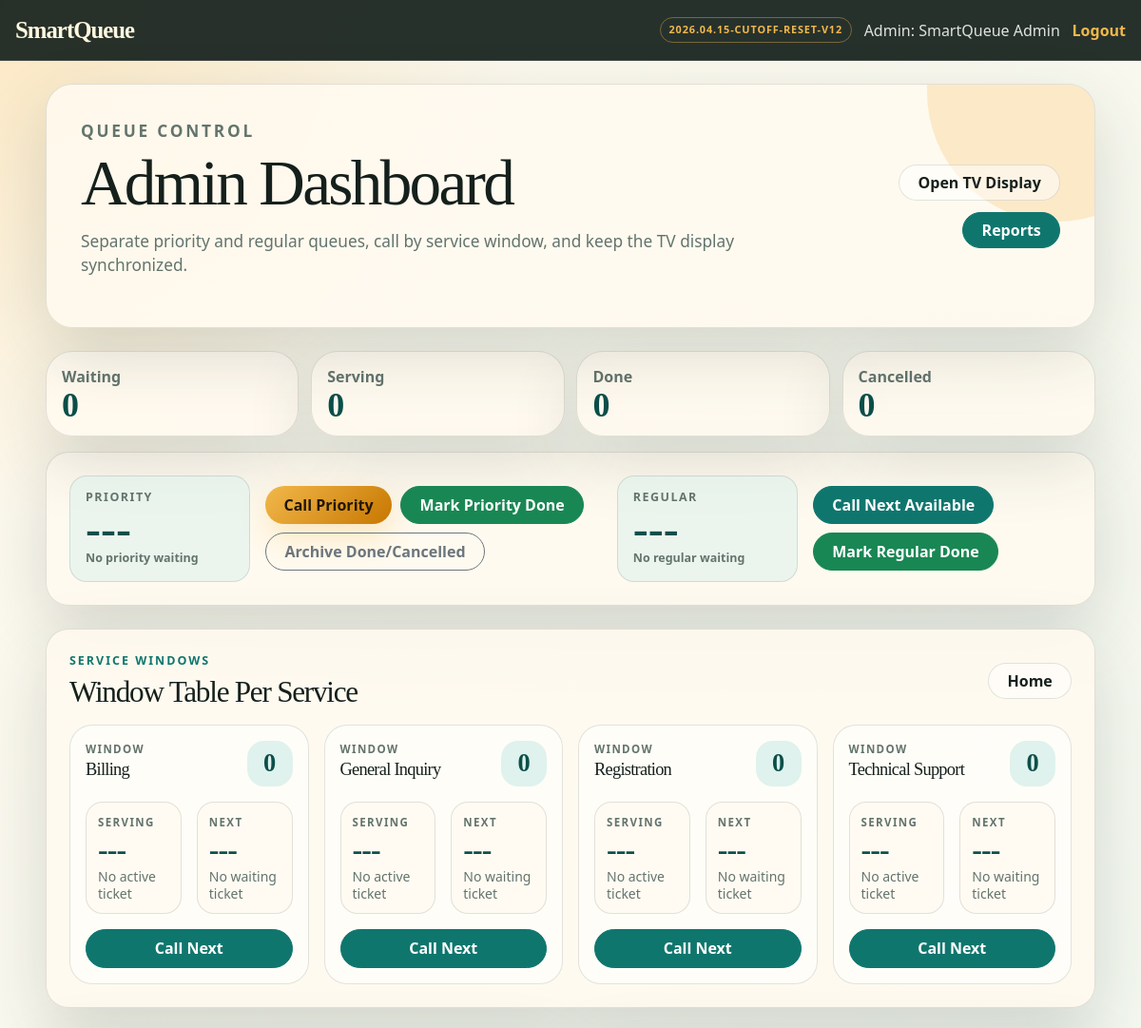
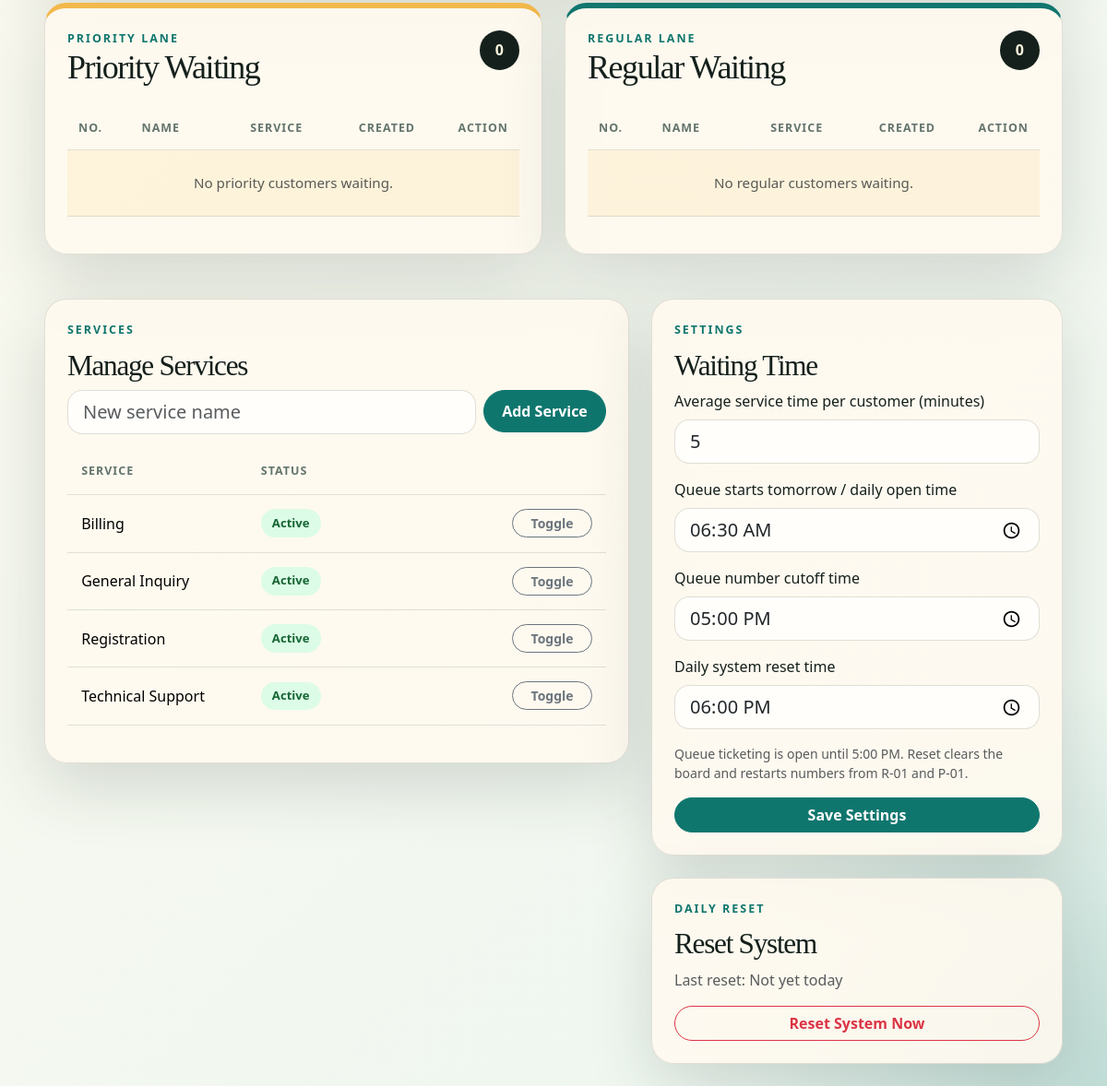
Page /admin_dashboard.php (signed in) on the committed database (2 pictures, top to bottom).
### tables this page shows
CREATE TABLE IF NOT EXISTS services (
    id INT AUTO_INCREMENT PRIMARY KEY,
    service_name VARCHAR(120) NOT NULL UNIQUE,
    status ENUM('active', 'inactive') NOT NULL DEFAULT 'active',
    created_at TIMESTAMP NOT NULL DEFAULT CURRENT_TIMESTAMP,
    updated_at TIMESTAMP NOT NULL DEFAULT CURRENT_TIMESTAMP ON UPDATE CURRENT_TIMESTAMP
);

CREATE TABLE IF NOT EXISTS settings (
    id INT PRIMARY KEY,
    avg_service_time INT NOT NULL DEFAULT 5,
    last_regular_number INT NOT NULL DEFAULT 0,
    last_priority_number INT NOT NULL DEFAULT 0,
    queue_open_time TIME NOT NULL DEFAULT '06:30:00',
    queue_cutoff_time TIME NOT NULL DEFAULT '17:00:00',
    daily_reset_time TIME NOT NULL DEFAULT '18:00:00',
    last_daily_reset_date DATE NULL,
    updated_at TIMESTAMP NOT NULL DEFAULT CURRENT_TIMESTAMP ON UPDATE CURRENT_TIMESTAMP
);

### admin_dashboard.php (the view, shortened to what the rows shown need)
<?php
include 'config.php';
include 'functions.php';
$isAdminUser = isAdmin();
$avgServiceTime = (int) getSetting($conn, 'avg_service_time', 5);
$resetInfo = getQueueResetInfo($conn);
$operatingStatus = getQueueOperatingStatus($conn);
$priorityQueues = getWaitingQueuesByPriority($conn, 'priority');
$serviceWindows = getServiceWindows($conn);
$services = $conn->query('SELECT id, service_name, status FROM services ORDER BY service_name ASC');
function renderWaitingTable($rows, $emptyMessage) {
    ?>
    <div class="table-responsive">
        <table class="table align-middle app-table queue-lane-table">
            <thead>
                <tr>
                    <th>No.</th>
                    <th>Name</th>
                    <th>Service</th>
                    <th>Created</th>
                    <th>Action</th>
                </tr>
            </thead>
        </table>
    </div>
    <?php
}
?>
<!DOCTYPE html>
<html lang="en">
<head>
    <link href="https://cdn.jsdelivr.net/npm/bootstrap@5.3.3/dist/css/bootstrap.min.css" rel="stylesheet">
    <link rel="stylesheet" href="<?= e(asset('style.css')) ?>">
</head>
<body>
<main class="container-fluid admin-shell py-4 px-lg-5" id="queue-workspace">
    <section class="hero-panel admin-hero mb-4">
        <div>
            <h1><?= $isAdminUser ? 'Admin Dashboard' : 'Operator Dashboard' ?></h1>
        </div>
    </section>
    <section class="panel-card mb-4" id="service-windows">
        <div class="d-flex flex-wrap align-items-center justify-content-between gap-2 mb-3">
            <div>
                <h2 class="mb-0">Window Table Per Service</h2>
            </div>
        </div>
        <div class="service-window-grid">
            <?php if (count($serviceWindows) > 0): ?>
                <?php foreach ($serviceWindows as $window): ?>
                    <article class="service-window-card">
                        <div class="service-window-head">
                            <div>
                                <span>Window</span>
                                <h3><?= e($window['service_name']) ?></h3>
                            </div>
                            <strong><?= e($window['waiting_total']) ?></strong>
                        </div>
                        <div class="window-slots">
                            <div>
                                <span>Serving</span>
                                <?php if ($window['serving']): ?>
                                    <strong><?= e(queueTicket($window['serving'])) ?></strong>
                                    <small><?= e($window['serving']['name']) ?></small>
                                <?php else: ?>
                                    <strong>---</strong>
                                    <small>No active ticket</small>
                                <?php endif; ?>
                            </div>
                            <div>
                                <span>Next</span>
                                <?php if ($window['next']): ?>
                                    <strong><?= e(queueTicket($window['next'])) ?></strong>
                                    <small><?= e(priorityLabel($window['next']['priority_type'])) ?></small>
                                <?php else: ?>
                                    <strong>---</strong>
                                    <small>No waiting ticket</small>
                                <?php endif; ?>
                            </div>
                        </div>
                        <form method="POST" class="window-actions">
                            <?php if ($window['serving']): ?>
                                <input type="hidden" name="queue_id" value="<?= e($window['serving']['id']) ?>">
                                <input type="hidden" name="return_anchor" value="service-windows">
                                <button name="action" value="mark_done" class="btn btn-success w-100">Mark Done</button>
                            <?php else: ?>
                                <button name="action" value="call_next_service" class="btn btn-brand w-100">Call Next</button>
                            <?php endif; ?>
                        </form>
                    </article>
                <?php endforeach; ?>
            <?php else: ?>
                <p class="text-muted mb-0">No active services yet. Add services below to create service windows.</p>
            <?php endif; ?>
        </div>
    </section>
    <div class="row g-4 align-items-stretch" id="waiting-lanes">
        <div class="col-xl-6">
            <section class="panel-card queue-lane priority-lane">
                <div class="lane-title">
                    <div>
                        <h2>Priority Waiting</h2>
                    </div>
                </div>
                <?php renderWaitingTable($priorityQueues, 'No priority customers waiting.'); ?>
            </section>
        </div>
        <div class="col-xl-6">
            <section class="panel-card queue-lane regular-lane">
                <div class="lane-title">
                    <div>
                        <h2>Regular Waiting</h2>
                    </div>
                </div>
            </section>
        </div>
    </div>
    <?php if ($isAdminUser): ?>
        <div class="row g-4 mt-4" id="admin-settings">
            <div class="col-lg-7">
                <section class="panel-card">
                    <p class="eyebrow">Services</p>
                    <h2>Manage Services</h2>
                    <form method="POST" class="row g-2 mb-3">
                        <div class="col-md"><input type="text" name="service_name" class="form-control form-control-lg" placeholder="New service name" required></div>
                        <div class="col-md-auto"><button name="action" value="add_service" class="btn btn-brand btn-lg w-100">Add Service</button></div>
                    </form>
                    <div class="table-responsive">
                        <table class="table app-table align-middle">
                            <thead><tr><th>Service</th><th>Status</th><th></th></tr></thead>
                            <tbody>
                                <?php if ($services && $services->num_rows > 0): ?>
                                    <?php while ($service = $services->fetch_assoc()): ?>
                                        <tr>
                                            <td><?= e($service['service_name']) ?></td>
                                            <td><span class="status-pill <?= $service['status'] === 'active' ? 'badge-done' : 'badge-muted' ?>"><?= e(ucfirst($service['status'])) ?></span></td>
                                            <td class="text-end">
                                                <form method="POST" class="m-0">
                                                    <button name="action" value="toggle_service" class="btn btn-sm btn-outline-secondary">Toggle</button>
                                                </form>
                                            </td>
                                        </tr>
                                    <?php endwhile; ?>
                                <?php else: ?>
                                    <tr><td colspan="3" class="text-muted">No services yet.</td></tr>
                                <?php endif; ?>
                            </tbody>
                        </table>
                    </div>
                </section>
            </div>
            <div class="col-lg-5">
                <section class="panel-card">
                    <p class="eyebrow">Settings</p>
                    <h2>Waiting Time</h2>
                    <form method="POST">
                        <label class="form-label">Average service time per customer (minutes)</label>
                        <input type="number" min="1" name="avg_service_time" class="form-control form-control-lg mb-3" value="<?= e($avgServiceTime) ?>">
                        <label class="form-label">Queue starts tomorrow / daily open time</label>
                        <input type="time" name="queue_open_time" class="form-control form-control-lg mb-3" value="<?= e(substr($resetInfo['queue_open_time'], 0, 5)) ?>">
                        <label class="form-label">Queue number cutoff time</label>
                        <input type="time" name="queue_cutoff_time" class="form-control form-control-lg mb-3" value="<?= e(substr($resetInfo['queue_cutoff_time'], 0, 5)) ?>">
                        <label class="form-label">Daily system reset time</label>
                        <input type="time" name="daily_reset_time" class="form-control form-control-lg mb-3" value="<?= e(substr($resetInfo['daily_reset_time'], 0, 5)) ?>">
                        <p class="text-muted small"><?= e($operatingStatus['message']) ?> Reset clears the board and restarts numbers from R-01 and P-01.</p>
                        <button name="action" value="update_settings" class="btn btn-brand w-100">Save Settings</button>
                    </form>
                </section>
                <section class="panel-card mt-4 reset-system-card">
                    <p class="eyebrow">Daily Reset</p>
                    <h2>Reset System</h2>
                    <p class="text-muted">Last reset: <?= e($resetInfo['last_daily_reset_date'] ?: 'Not yet today') ?></p>
                    <form method="POST" onsubmit="return confirm('Reset SmartQueue now? This clears the active queue board and restarts numbers at R-01 and P-01.');">
                        <button name="action" value="reset_system" class="btn btn-outline-danger w-100">Reset System Now</button>
                    </form>
                </section>
            </div>
        </div>
    <?php endif; ?>
</main>
</body>
</html>

### rows in the picture
services: service_name "Billing", waiting_total "0", status "Active"
services: service_name "General Inquiry", waiting_total "0", status "Active"
services: service_name "Registration", waiting_total "0", status "Active"
services: service_name "Technical Support", waiting_total "0", status "Active"
settings: avg_service_time "5", queue_open_time "06:30", queue_cutoff_time "17:00", daily_reset_time "18:00", last_daily_reset_date "Not yet today"

### other values in the picture
SMARTQUEUE_VERSION "2026.04.15-CUTOFF-RESET-V12"
$_SESSION['role'] "Admin"
$_SESSION['full_name'] "SmartQueue Admin"
$counts['waiting'] "0"
$counts['serving'] "0"
$counts['done'] "0"
$counts['cancelled'] "0"
count($priorityQueues) "0"
$emptyMessage "No priority customers waiting. No regular customers waiting."
count($regularQueues) "0"
$operatingStatus['message'] "Queue ticketing is open until 5:00 PM."
